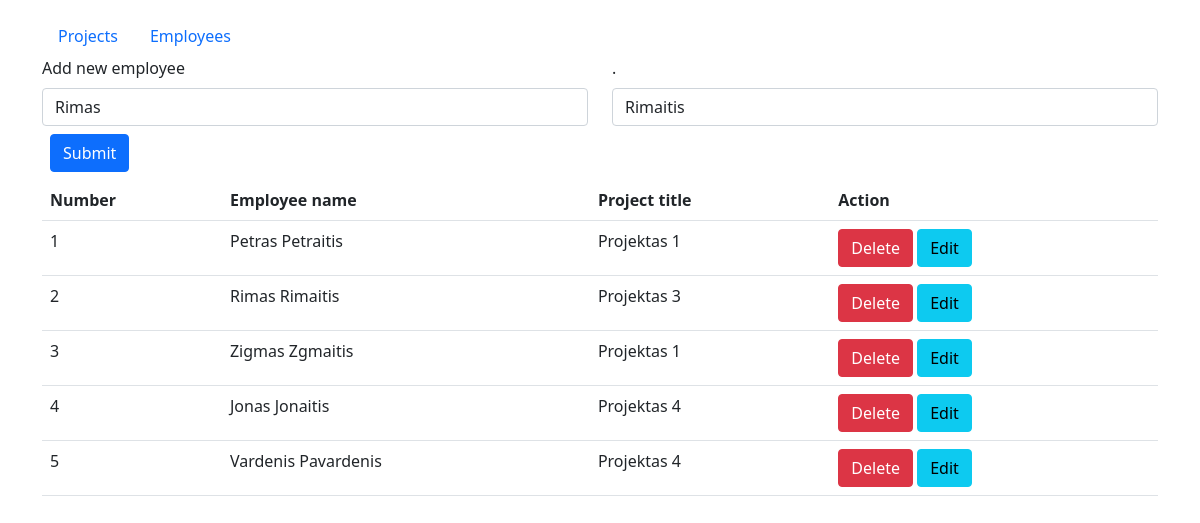
The app's page /index.php?action=employees&edit_employee=3 with its own data.
### tables this page shows
CREATE TABLE `employees` (
  `employee_id` int(11) NOT NULL AUTO_INCREMENT,
  `first_name` varchar(255) NOT NULL,
  `last_name` varchar(255) NOT NULL,
  `project` int(11) DEFAULT NULL,
  PRIMARY KEY (`employee_id`),
  KEY `fk_idx` (`project`),
  CONSTRAINT `fk` FOREIGN KEY (`project`) REFERENCES `employees` (`employee_id`) ON DELETE CASCADE ON UPDATE CASCADE
);

CREATE TABLE `projects` (
  `project_id` int(11) NOT NULL AUTO_INCREMENT,
  `project_title` varchar(255) NOT NULL,
  PRIMARY KEY (`project_id`)
);

### process.php (the view, shortened to what this page needs)
<?php
$servername = "localhost";
$username = "root";
$password = "mysql";
$db_name = "proj_man2";
$conn = mysqli_connect($servername, $username, $password, $db_name);
$sql_employees =
        "SELECT employees.employee_id, concat_ws(' ', employees.first_name, employees.last_name ) as employees, projects.project_title
        FROM employees
        LEFT JOIN projects
        ON employees.project = projects.project_id
        ORDER BY employees.employee_id;";
$result_employees = mysqli_query($conn, $sql_employees);
function display_employees ($result_employees) {
    $i=1;
    if (mysqli_num_rows($result_employees) > 0) {
        while($row = mysqli_fetch_assoc($result_employees)) {
            echo "<tr>";
            echo "<td>" . $i++ . "</td>
                  <td>" . $row["employees"] . "</td>
                  <td>" . $row["project_title"] . "</td>
                  <td><a href='process.php?delete_employee=". $row['employee_id'] ."'><button class='btn btn-danger' type='submit'>Delete</button></a>
                      <a href='index.php?action=employees&edit_employee=". $row["employee_id"] ."'><button class='btn btn-info' type='submit'>Edit</button>
                  </td>";
            echo "</tr>";
        }
    } else {
        echo "0 results";
    }
}
if (isset($_GET['edit_employee'])) {
    $id = $_GET['edit_employee'];
    $sql_edit_employee = "SELECT first_name, last_name FROM employees WHERE employee_id= $id";
    $edit_employee = mysqli_query($conn, $sql_edit_employee);
    $row = mysqli_fetch_assoc($edit_employee);
    if (mysqli_num_rows($edit_employee) > 0) {
        $first_name = $row['first_name'];
        $last_name = $row['last_name'];
    }
}
?>

### index.php (shortened to what this page needs)
<!DOCTYPE html>
<html lang="en">
<head>
    <link href="https://cdn.jsdelivr.net/npm/bootstrap@5.0.0-beta1/dist/css/bootstrap.min.css" rel="stylesheet">
</head>
<body>
<?php require 'process.php'; ?>
<div class="container mt-3">
<div class="justify-content-center">
    <ul class="nav">
        <li class="nav-item">
            <a class="nav-link active" href="?action=projects">Projects</a>
        </li>
        <li class="nav-item">
            <a  class="nav-link" href="?action=employees">Employees</a>
        </li>
    </ul>
    <table class="table">
        <?php if(isset($_GET['action']) and $_GET['action'] == 'employees') { ?>
            <form class="row " action="process.php" method="POST">
                <div class="row">
                    <div  class="col">
                        <label class="form-label" for="first_name">Add new employee</label>
                        <input class="form-control" type="text" name="first_name" placeholder="Enter employee first name" value="<?php echo $first_name ?>">
                    </div>
                    <div class="col">
                        <label class="form-label" for="last_name">.</label>
                        <input class="form-control" type="text" name="last_name" placeholder="Enter employee last name" value="<?php echo $last_name ?>">
                    </div>
                </div>
                <div class="g-3 p-2">
                    <button class="btn btn-primary" type="submit" name="save_employee">Submit</button>
                </div>
            </form>
            <tr>
                <th>Number</th>
                <th>Employee name</th>
                <th>Project title</th>
                <th>Action</th>
            </tr>
        <?php display_employees ($result_employees);
            }; ?>
    </table>
</div>
</div>
</body>
</html>

### records on screen
employees: first_name "Rimas", last_name "Rimaitis", employees "Rimas Rimaitis", projects.project_title "Projektas 3"
employees: employees "Petras Petraitis", projects.project_title "Projektas 1"
employees: employees "Zigmas Zgmaitis", projects.project_title "Projektas 1"
employees: employees "Jonas Jonaitis", projects.project_title "Projektas 4"
employees: employees "Vardenis Pavardenis", projects.project_title "Projektas 4"
